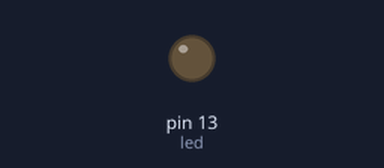
This sketch was run on a simulated Arduino Uno, built with avr-gcc and run on an emulated ATmega328P. On the bench: output pins drawn as LEDs (lit = HIGH).

Above: at 0.8 s.
At 8.0 s:
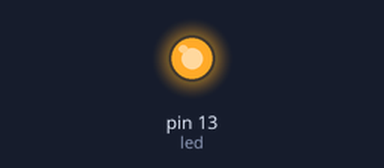
Timing chart, 0 to 8.3 s (numbered marks = the images above):
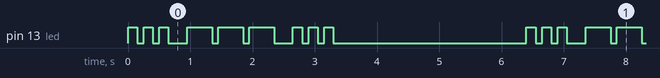

The sketch:

sos.ino
```cpp
// Pin 13 has an LED connected on most Arduino boards.
// give it a name:
int led = 13;

// roda uma vez quando resetada:
void setup() {
  // inicializa o pino digital como SAÍDA do microcontrolador
  pinMode(led, OUTPUT);
}

void letra_s() {
  // 3 pontos (letra S)
  for (int x = 0; x < 3; x++) {
    digitalWrite(led, HIGH);  // acende o LED on (HIGH is the voltage level)
    delay(150);               // espera por 150 ms
    digitalWrite(led, LOW);   // apaga o LED (the voltage LOW)
    delay(100);               // espera por 100ms
  }
}

// rotina de loop - roda indefinitivamente:
void loop() {

  letra_s();

  delay(200);  // espera de 200ms entre as letras

  // 3 traços (letra O)
  for (int x = 0; x < 3; x++) {
    digitalWrite(led, HIGH);
    delay(400);
    digitalWrite(led, LOW);
    delay(100);
  }

  delay(200);  //espera 200 ms entre as letras

  letra_s();

  //espera 3 segundos para repetir o sinal S.O.S
  delay(3000);
}
```

Measured:
- by itself, pin 13 (led): repeats every 6.4 s: 2 × (LOW 0.10 s, HIGH 0.15 s), LOW 0.30 s, 2 × (HIGH 0.40 s, LOW 0.10 s), HIGH 0.40 s, LOW 0.30 s, 2 × (HIGH 0.15 s, LOW 0.10 s), HIGH 0.15 s, LOW 3.1 s, HIGH 0.15 s
- by itself, everything shown: repeats every 6.4 s, in 18 steps
